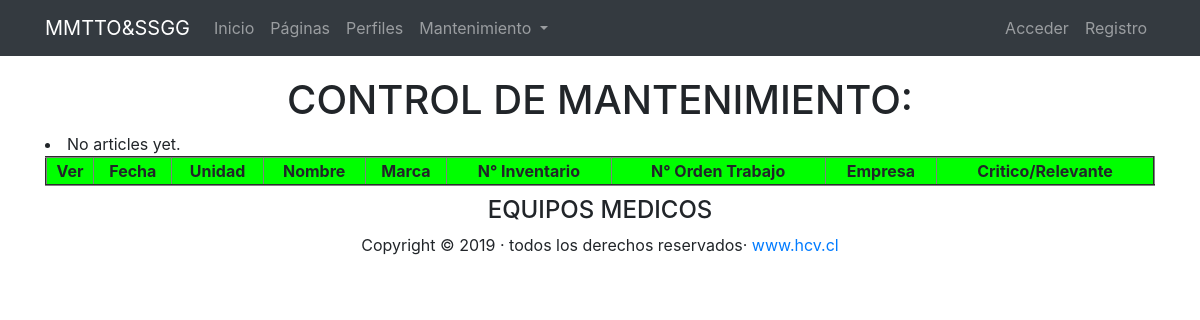
Before: /externolista/ with the older database file.
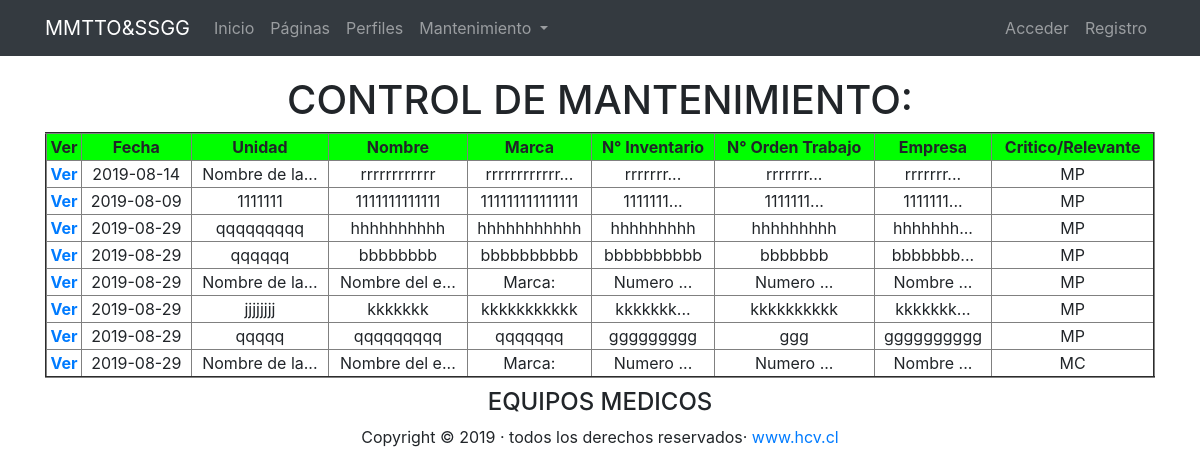
After: the same page with the newer database file.
### externo/models.py (models this page shows, shortened)
class MantenimientoExterno(models.Model):
    Fecha = models.DateField(default=datetime.date.today)
    Unidad = models.CharField(max_length=100, verbose_name="Nombre de la unidad o Centro de Costos")
    Nombre_Equipo = models.CharField(max_length=100, verbose_name="Nombre del equipo o Sistema")
    Marca = models.CharField(max_length=100, verbose_name="Marca")
    Modelo_Equipo = models.CharField(max_length=100,  verbose_name="Modelo del Equipo")
    Serie = models.CharField(max_length=100,  verbose_name="Numero de Serie")
    Inventario = models.CharField(max_length=100,  verbose_name="Numero Inventario")
    Empresa = models.CharField(max_length=100,  verbose_name="Nombre de la Empresa")
    Numero = models.CharField(max_length=100,  verbose_name="Numero de Orden de Trabajo")
    mantenimiento = (('MP','Mantenimiento Preventivo'),('MC','Mantenimiento Correctivo'))
    Tipo_Mantenimiento = models.CharField(max_length=2,choices=mantenimiento, default='MP', blank=True, verbose_name="Mantenimiento Preventivo/Correctivo")
    tipo = (('CRITICO','Critico'),('RELEVANTE','Relevante'))
    Critico_Relevante = models.CharField(max_length=10,choices=tipo, default='RELEVANTE', blank=True, verbose_name="Critico/Relevante")
    Tecnico = models.CharField(max_length=100,  verbose_name="Nombre del Tecnico")
    Horas = models.PositiveSmallIntegerField(verbose_name="Horas Fuera de Servicio")
    Detalle = models.TextField(verbose_name="Detalle")
    Observaciones = models.TextField(verbose_name="Observaciones")
    Fecha_Equipo_Operativo = models.CharField(max_length=10,  verbose_name="Fecha de Equipo Operativo")
    Fecha_Equipo_Baja = models.CharField(max_length=10,  verbose_name="Fecha de Baja del Equipo", blank=True)
    Adjuntar_Archivo = models.FileField(verbose_name='Adjuntar Archivo', upload_to='mantenimiento', blank=True)

### externo/views.py (the view)
# urls.py: path('externolista/', ExternoListView.as_view(), name='externolistview'),
class ExternoListView(ListView):
    model = MantenimientoExterno
    form_class = ExternoForm
    paginate_by = 50

### externo/templates/externo/MantenimientoExterno_list.html (shortened to what this page needs)
{% extends 'core/base.html' %}
{% load static %}
{% block content %}
<div class="container">
  <div style="padding-top:20px; text-align:center;">
    <h1>CONTROL DE MANTENIMIENTO:</h1>
  <div class="container">
       <div class="row text-center">
         <table width="100%" border="2">
           <tbody>
                <tr>
               <th scope="row" bgcolor="#00FF00" >Ver</th>
					        <td bgcolor="#00FF00"><b>Fecha</b></td>
                  <td bgcolor="#00FF00"><b>Unidad</b></td>
                  <td bgcolor="#00FF00"><b>Nombre</b></td>
                  <td bgcolor="#00FF00"><b>Marca</b></td>
                  <td bgcolor="#00FF00"><b>N° Inventario</b></td>
                  <td bgcolor="#00FF00"><b>N° Orden Trabajo</b></td>
                  <td bgcolor="#00FF00"><b>Empresa</b></td>
                  <td bgcolor="#00FF00"><b>Critico/Relevante</b></td>
				   </tr>
               {% for article in object_list|dictsort:"id" reversed %}
               <tr>
               <th scope="row"><a href="{% url 'matenimientoexterno' article.id %}">Ver</a></th>
                  <td>{{article.Fecha|truncatechars:"15"}}</td>
                  <td>{{article.Unidad|truncatechars:"15"}}</td>
                  <td>{{article.Nombre_Equipo|truncatechars:"15"}}</td>
                  <td>{{article.Marca|truncatechars:"15"}}</td>
                  <td>{{article.Inventario|truncatechars:"10"}}</td>
                  <td>{{article.Numero|truncatechars:"10"}}</td>
                  <td>{{article.Empresa|truncatechars:"10"}}</td>
                  <td>{{article.Tipo_Mantenimiento|truncatechars:"10"}}</td>
				   </tr>
               {% empty %}
                  <li>No articles yet.</li>
               {% endfor %}
           </tbody>
         </table>
       </div>
      </div>
     <div class="row">
        <div class="text-center col-lg-6 offset-lg-3">
          <div style="padding-top:10px; text-align:center;">
             <h4>EQUIPOS MEDICOS</h4>
             <p>Copyright &copy; 2019 &middot; todos los derechos reservados&middot; <a href="#" >www.hcv.cl</a></p>
        </div>
       </div>
    </div>
  </div>
  </div>
{% endblock %}

Changed rows visible on the page:
added MantenimientoExterno: Fecha "2019-08-14", Unidad "Nombre de la...", Nombre_Equipo "rrrrrrrrrrrr", Marca "rrrrrrrrrrrr...", Inventario "rrrrrrr...", Numero "rrrrrrr...", Empresa "rrrrrrr...", Tipo_Mantenimiento "MP"
added MantenimientoExterno: Fecha "2019-08-09", Unidad "1111111", Nombre_Equipo "1111111111111", Marca "111111111111111", Inventario "1111111...", Numero "1111111...", Empresa "1111111...", Tipo_Mantenimiento "MP"
added MantenimientoExterno: Fecha "2019-08-29", Unidad "qqqqqqqqq", Nombre_Equipo "hhhhhhhhhh", Marca "hhhhhhhhhhh", Inventario "hhhhhhhhh", Numero "hhhhhhhhh", Empresa "hhhhhhh...", Tipo_Mantenimiento "MP"
added MantenimientoExterno: Fecha "2019-08-29", Unidad "qqqqqq", Nombre_Equipo "bbbbbbbb", Marca "bbbbbbbbbb", Inventario "bbbbbbbbbb", Numero "bbbbbbb", Empresa "bbbbbbb...", Tipo_Mantenimiento "MP"
added MantenimientoExterno: Fecha "2019-08-29", Unidad "Nombre de la...", Nombre_Equipo "Nombre del e...", Marca "Marca:", Inventario "Numero ...", Numero "Numero ...", Empresa "Nombre ...", Tipo_Mantenimiento "MP"
added MantenimientoExterno: Fecha "2019-08-29", Unidad "jjjjjjjj", Nombre_Equipo "kkkkkkk", Marca "kkkkkkkkkkk", Inventario "kkkkkkk...", Numero "kkkkkkkkkk", Empresa "kkkkkkk...", Tipo_Mantenimiento "MP"
added MantenimientoExterno: Fecha "2019-08-29", Unidad "qqqqq", Nombre_Equipo "qqqqqqqqq", Marca "qqqqqqq", Inventario "ggggggggg", Numero "ggg", Empresa "gggggggggg", Tipo_Mantenimiento "MP"
added MantenimientoExterno: Fecha "2019-08-29", Unidad "Nombre de la...", Nombre_Equipo "Nombre del e...", Marca "Marca:", Inventario "Numero ...", Numero "Numero ...", Empresa "Nombre ...", Tipo_Mantenimiento "MC"
Other visible differences:
text no longer shown: "No articles yet."
